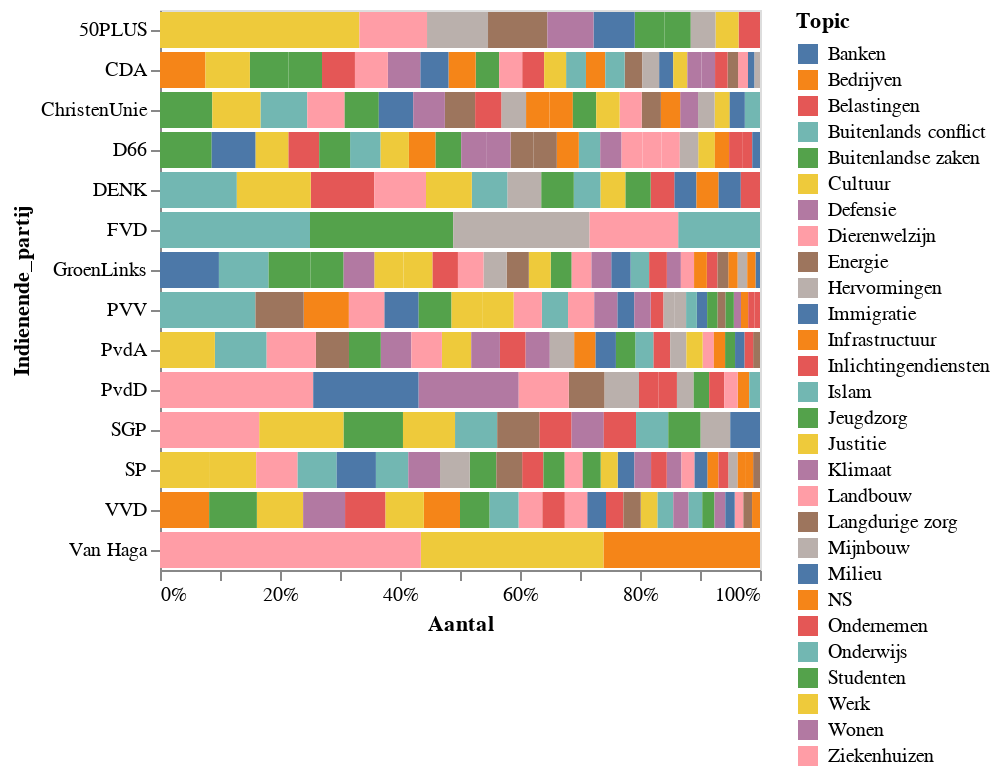

Here is the notebook cell this chart was saved with:
### Markdown cell above
## Hoofdonderwerpen per partij tijdens Rutte III

### Code cell
# # Overview of topic 'owner' throughout the years
source = df[df['Kamer'] == 'Rutte III']
source = source[['Indienende_partij','Topic','Titel']].groupby(['Indienende_partij','Topic']).count().reset_index()
source = source.rename(columns={'Titel':'Aantal'})
print(source.head())

alt.Chart(source).mark_bar().encode(
    x = alt.X('Aantal:Q', stack='normalize',sort=alt.SortField(field="Aantal", order='ascending'),axis=alt.Axis(format='%')),
    y = 'Indienende_partij:N',
    color=alt.Color("Topic:N"),
                      # scale = alt.Scale(domain=parties,range= [party_colors[p] for p in parties])),
    order=alt.Order('Aantal:Q',sort='descending'),
    tooltip = 'Topic'
    
    
).transform_filter(
    alt.datum.Aantal > 10
).configure_axis(
    grid=False
).configure_view(
    strokeWidth=1
).properties(width=300)

### Figure 1 — Vega-Lite specification as saved in the notebook (floating-point values rounded to 4 significant figures; data arrays with more than 128 entries replaced by an {"elided": "..."} marker saying what was removed)
{"config": {"view": {"continuousWidth": 400, "continuousHeight": 300, "strokeWidth": 1}, "axis": {"grid": false}}, "data": {"name": "data-92e8135c4ec0f40597c8563212cf6978"}, "mark": "bar", "encoding": {"color": {"type": "nominal", "field": "Topic"}, "order": {"type": "quantitative", "field": "Aantal", "sort": "descending"}, "tooltip": {"type": "nominal", "field": "Topic"}, "x": {"type": "quantitative", "axis": {"format": "%"}, "field": "Aantal", "sort": {"field": "Aantal", "order": "ascending"}, "stack": "normalize"}, "y": {"type": "nominal", "field": "Indienende_partij"}}, "transform": [{"filter": "(datum.Aantal > 10)"}], "width": 300, "$schema": "https://vega.github.io/schema/vega-lite/v4.8.1.json", "datasets": {"data-92e8135c4ec0f40597c8563212cf6978": {"elided": "409 records"}}}
